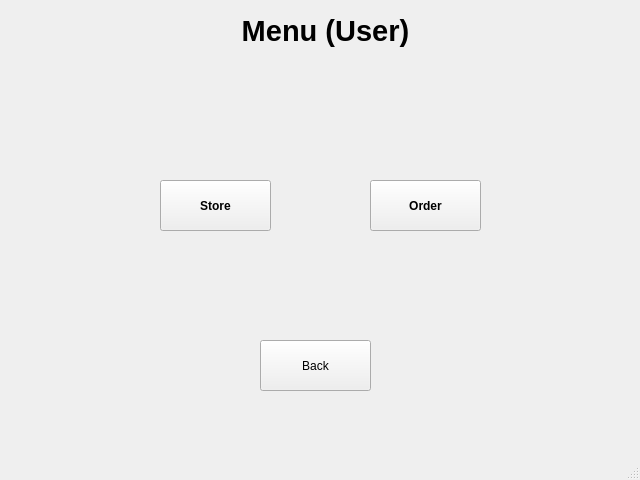
<?xml version="1.0" encoding="UTF-8"?>
<ui version="4.0">
 <class>MainWindow</class>
 <widget class="QMainWindow" name="MainWindow">
  <property name="geometry">
   <rect>
    <x>0</x>
    <y>0</y>
    <width>640</width>
    <height>480</height>
   </rect>
  </property>
  <property name="windowTitle">
   <string>MainWindow</string>
  </property>
  <widget class="QWidget" name="centralwidget">
   <widget class="QLabel" name="label">
    <property name="geometry">
     <rect>
      <x>180</x>
      <y>0</y>
      <width>291</width>
      <height>61</height>
     </rect>
    </property>
    <property name="font">
     <font>
      <pointsize>22</pointsize>
      <weight>75</weight>
      <bold>true</bold>
     </font>
    </property>
    <property name="layoutDirection">
     <enum>Qt::LeftToRight</enum>
    </property>
    <property name="text">
     <string>Menu (User)</string>
    </property>
    <property name="alignment">
     <set>Qt::AlignCenter</set>
    </property>
   </widget>
   <widget class="QPushButton" name="orderBtn">
    <property name="geometry">
     <rect>
      <x>370</x>
      <y>180</y>
      <width>111</width>
      <height>51</height>
     </rect>
    </property>
    <property name="font">
     <font>
      <weight>75</weight>
      <bold>true</bold>
     </font>
    </property>
    <property name="text">
     <string>Order</string>
    </property>
   </widget>
   <widget class="QPushButton" name="storeBtn">
    <property name="geometry">
     <rect>
      <x>160</x>
      <y>180</y>
      <width>111</width>
      <height>51</height>
     </rect>
    </property>
    <property name="font">
     <font>
      <weight>75</weight>
      <bold>true</bold>
     </font>
    </property>
    <property name="text">
     <string>Store</string>
    </property>
   </widget>
   <widget class="QPushButton" name="backBtn">
    <property name="geometry">
     <rect>
      <x>260</x>
      <y>340</y>
      <width>111</width>
      <height>51</height>
     </rect>
    </property>
    <property name="text">
     <string>Back</string>
    </property>
   </widget>
  </widget>
  <widget class="QStatusBar" name="statusbar"/>
 </widget>
 <resources/>
 <connections/>
</ui>
